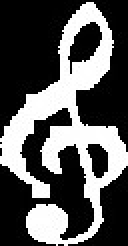
#> input picture project_ws/src/project_pkg/src/sheet_music/images/staff_template.jpg, 64 x 123 px (shown 2 times larger)
$ python -i sheet_music_recognition.py   (imports and definitions only)   (older library calls are emulated)
#> lines starting #> are read from the running program, lines starting #| are printed output that depends on the picture; after the words box and inside, x2 and y2 are one past the last pixel; in counts of white or black regions, pixels touching at a corner belong together
### project_ws/src/project_pkg/src/sheet_music/extensions.py
import cv2 as cv
import numpy as np
import sys
import os

def height(img):
    return img.shape[0]

def width(img):
    return img.shape[1]

# [13 lines left out: function draw_staff_lines, not called in this run]

def show_wait_destroy(winname, img, resize=True):
    if (resize):
        img_resized = cv.resize(img.copy(), (720, 480))
    else:
        img_resized = img
    cv.imshow(winname, img_resized)
    cv.moveWindow(winname, 500, 0)
    cv.waitKey(0)
    cv.destroyWindow(winname)

# [6 lines left out: function read_image_from_args, not called in this run]

def read_image_from_file(filename, color = False):
    if color:
        img = cv.imread(filename, cv.IMREAD_COLOR)
    else:
        img = cv.imread(filename, cv.IMREAD_GRAYSCALE)
    if img is None:
        raise RuntimeError("Image path not found. Did you forget to specify the images/ folder?")
    return img

def convert_to_grayscale(img):
    return cv.cvtColor(img.copy(), cv.COLOR_RGB2GRAY)

### project_ws/src/project_pkg/src/sheet_music/preprocessing.py
import cv2 as cv
import numpy as np
from extensions import show_wait_destroy
from extensions import width, height

# Apply binary thresholding to the image
# returned image will consist of values {0, 255}
def binary_threshold(img):

  binary_img = img.copy()

  # Otsu's thresholding - for removing background
  _, binary_img = cv.threshold(binary_img, 0, 255, cv.THRESH_BINARY+cv.THRESH_OTSU)

  return binary_img

def remove_shadows(img):
    rgb_planes = cv.split(img)

    result_planes = []
    result_norm_planes = []
    for plane in rgb_planes:
        dilated_img = cv.dilate(plane, np.ones((7,7), np.uint8))
        bg_img = cv.medianBlur(dilated_img, 21)
        diff_img = 255 - cv.absdiff(plane, bg_img)
        norm_img = cv.normalize(diff_img,None, alpha=0, beta=255, norm_type=cv.NORM_MINMAX, dtype=cv.CV_8UC1)
        result_planes.append(diff_img)
        result_norm_planes.append(norm_img)

    result = cv.merge(result_planes)
    result_norm = cv.merge(result_norm_planes)

    return result, result_norm

def calc_runs(arr, val1, val2):
    ret1 = []
    ret2 = []
    i = 0
    while(i < len(arr)):
        mark = i
        while(i < len(arr) and arr[i] == val1):
            i+=1
        ret1.append(i - mark)
        mark = i
        while(i < len(arr) and arr[i] == val2):
            i+=1
        ret2.append(i - mark)
    return ret1, ret2

# [27 lines left out: functions dist_to_nearest, remove_isolated_pixels, not called in this run]

def remove_text(img):
  new_img = img.copy()
  kernel = cv.getStructuringElement(cv.MORPH_CROSS, (3,3))
  dilated = cv.dilate(new_img, kernel, iterations=5)
  _, contours, hierarchy = cv.findContours(dilated, cv.RETR_EXTERNAL, cv.CHAIN_APPROX_NONE)
  for contour in contours:
      [x, y, w, h] = cv.boundingRect(contour)
      if (w < width(img) // 2):
          cv.rectangle(img, (x, y), (x + w, y + h), (0, 0, 0), cv.FILLED)
  return img

### project_ws/src/project_pkg/src/sheet_music/staff.py
import numpy as np
import cv2 as cv
from extensions import height, width, show_wait_destroy
from preprocessing import binary_threshold, calc_runs
from extensions import show_wait_destroy

def calc_staff_line(slopes, row, img):
    col = 0
    r = row
    line = []
    for slope in slopes:
        if (int(np.round(r)) < height(img) and col < width(img)):
            line.append((int(np.round(r)), col))
        r += slope
        col += 1
    return line

# [43 lines left out: functions calc_staff_line_chunks, calc_staff, draw_candidates, draw_staff_line, intersects, not called in this run]

def estimate_staff_stats(img):
    white_runs = []
    black_runs = []
    for i in range(0, width(img), 20):
        wr, br = calc_runs(img[:, i], 255, 0)
        white_runs.extend(wr)
        black_runs.extend(br)

    staff_space = int(np.median(black_runs))
    staff_height = int(np.median(white_runs)) #image is bit flipped

    T_length = int(min(2.0 * staff_height, staff_height + staff_space))

    return staff_height, staff_space, T_length

def create_initial_staff_image(img, T_length):
    img_copy = img.copy()
    for col in range(width(img_copy)):
        i = 0
        while(i < height(img_copy)):
            while(i < height(img_copy) and img_copy[i][col] == 0):
                i+=1
            mark = i
            while(i < height(img_copy) and img_copy[i][col] == 255):
                i+=1
            if (i - mark > T_length):
                for j in range(mark, i):
                    img_copy[j][col] = 0

    return img_copy

def find_lines(img, minLineLength, maxLineGap):
    staff_img = img.copy()
    edges = cv.Canny(staff_img,50,150,apertureSize = 3)
    lines = cv.HoughLinesP(edges,1,np.pi/180,100,minLineLength=minLineLength,maxLineGap=maxLineGap)
    if (lines is None):
      raise RuntimeError("No staff lines found")
    colored_img = cv.cvtColor(staff_img, cv.COLOR_GRAY2RGB)
    for line in lines:
        x1,y1,x2,y2 = line[0]
        cv.line(colored_img,(x1,y1),(x2,y2),(0,255,0),2)

    return colored_img, lines

def calc_slopes(img, chunks, lines):
    chunk_size = height(img) // chunks
    slopes = [[0 for _ in range(width(img))] for c in range(chunks)]
    for i in range(width(img)):
        s = [0 for _ in range(chunks)]
        num = [0 for _ in range(chunks)]
        for line in lines:
            x1,y1,x2,y2 = line[0]
            if (x1 <= i and x2 >= i) or (x1 <= i and x2 >= i):
                for chunk in range(chunks):
                    c1 = y1 // chunk_size
                    c2 = y2 // chunk_size
                    if (c1 >= chunk and c2 <= chunk) or (c2 >= chunk and c1 <= chunk):
                        s[chunk] += float(y2 - y1) / float(x2 - x1)
                        num[chunk] += 1

        for j in range(chunks):
            if num[j] > 0:
                slopes[j][i] = float(s[j]) / float(num[j])


    img_blank = img.copy()
    k = 0
    for s in slopes:
        row = int(np.round((height(img_blank) // len(slopes)) * (k + .5)))
        k += 1
        line = calc_staff_line(s, row, img)
        for pt in line:
            img_blank[pt[0]][pt[1]] = 255

    return slopes, img_blank


# [89 lines left out: functions find_staff_candidates, remove_staff, draw_staff, not called in this run]

### project_ws/src/project_pkg/src/sheet_music/sheet_music_recognition.py
import cv2 as cv
import sys
import numpy as np
import imutils
import MTM

from preprocessing import *
from staff import *
from extensions import *
from template_matching import *

# constants
IMAGE_SIZE = (1920, 1080)
NUM_CHUNKS = 10
T_STAFF_CAND = 0.15
T_STAFF_MATCH = 0.3
T_BAR_MATCH = 0.8
T_END_MATCH = 0.6
T_TIME_MATCH = 0.6
T_QUARTER_MATCH = 0.05
T_WHOLE_MATCH = 0.45
T_NOTES = [-1.8, -0.5, 0.5, 1.5, 2.5, 3.5, 4.5]
minLineLength = 75
maxLineGap = 15

def process_sheet_music(filename, show_steps = True):
    # read image from file
#> called with filename = 'images/staff_template.jpg', show_steps = True
    img = read_image_from_file(filename, color = True)
#> in read_image_from_file, img is the input picture: shape (123, 64, 3); min 0, max 255, mean 89.6

    # resize image
    img = cv.resize(img, IMAGE_SIZE, interpolation = cv.INTER_AREA)
#> img: shape (1080, 1920, 3)

    # display original image
    if show_steps:
        show_wait_destroy("Original Image", img)

    # remove shadows
    _, img = remove_shadows(img)
#> the loop in remove_shadows, `for plane in rgb_planes:` made 3 passes
#> pass 1, in remove_shadows, `bg_img = cv.medianBlur(dilated_img, 21)`:
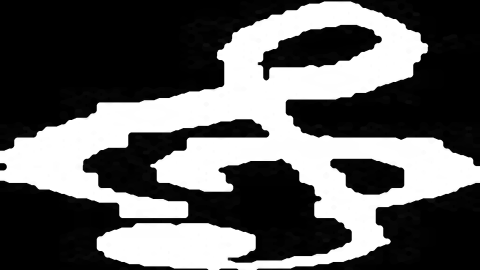
#> bg_img: shape (1080, 1920) (shown at 1/4 size); min 0, max 255, mean 96.3
#> pass 1, in remove_shadows, `diff_img = 255 - cv.absdiff(plane, bg_img)`:
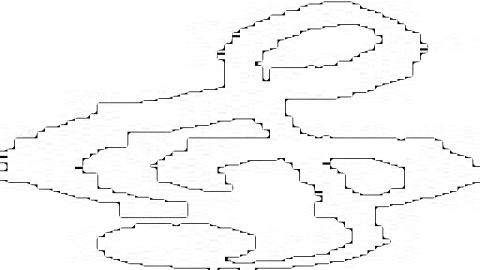
#> diff_img: shape (1080, 1920) (shown at 1/4 size); min 0, max 255, mean 248.2
#> after the loop in remove_shadows, `for plane in rgb_planes:`: result_norm_planes = 3 items

    if show_steps:
        show_wait_destroy("Shadows removed", img)

    img = convert_to_grayscale(img)

    # binary threshold
    img = (cv.bitwise_not(binary_threshold(img))).astype(np.uint8)
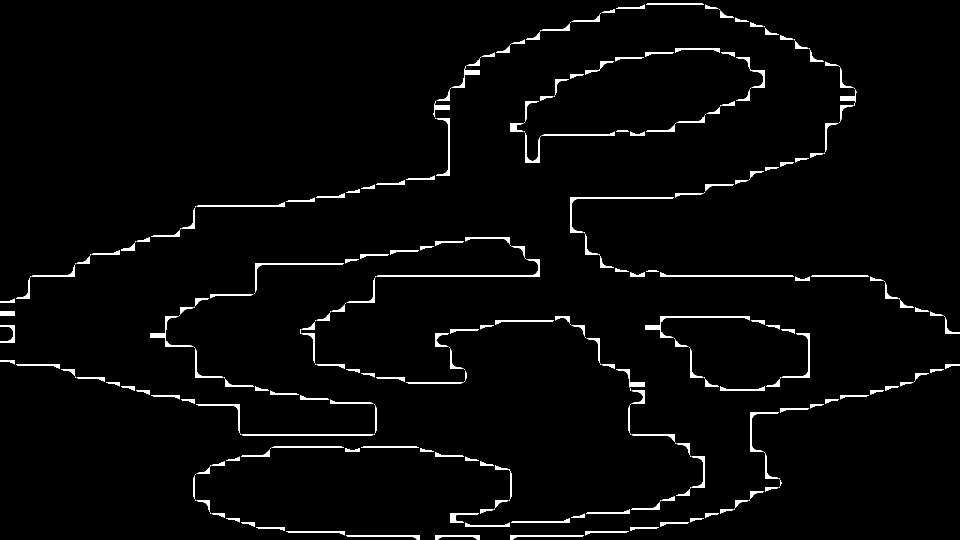
#> img: shape (1080, 1920) (shown at 1/2 size); 2.3% white; 296 white regions (84 under 20 px), largest, box (x1, y1, x2, y2) and area: (753, 518, 1080, 553) 1221, (1290, 632, 1500, 676) 1090, (1140, 395, 1348, 465) 969
    if show_steps:
        show_wait_destroy("Binary Threshold", img)
#> call 3 of show_wait_destroy, with winname = 'Binary Threshold', resize = True
#> in show_wait_destroy (call 3), `img_resized = cv.resize(img.copy(), (720, 480))`:
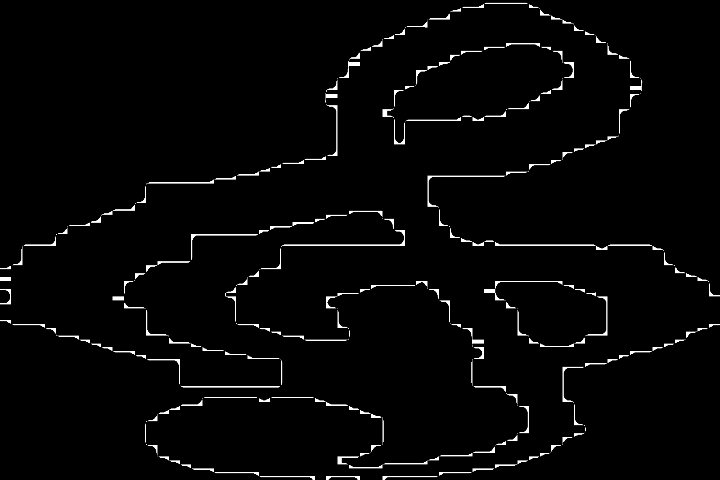
#> img_resized: shape (480, 720); min 0, max 255, mean 6

    # get rid of text, markings, etc
    img = remove_text(img)
#> in remove_text, `dilated = cv.dilate(new_img, kernel, iterations=5)`:
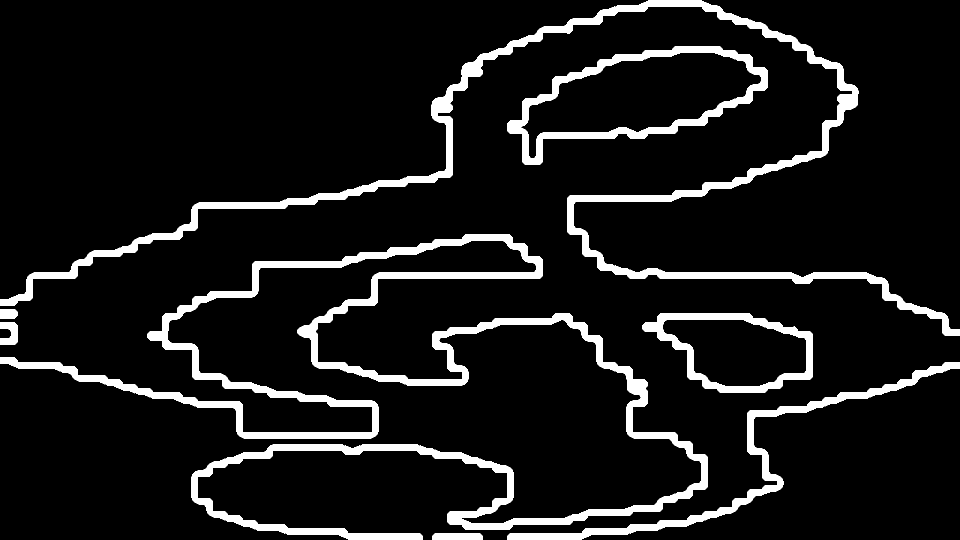
#> dilated: shape (1080, 1920) (shown at 1/2 size); 9% white; 8 white regions
#> in remove_text, `_, contours, hierarchy = cv.findContours(dilated, cv.RETR_EXTERNAL, cv..`: contours = 8 contours; box (x1, y1, x2, y2) and area: (0, 469, 1415, 1080) 77568, (1015, 92, 1535, 330) 67060, (0, 1, 1920, 672) 50248, (1285, 627, 1625, 786) 37926, (1015, 724, 1920, 1080) 15115, (865, 1066, 965, 1080) 1198, (0, 645, 35, 690) 1060, (0, 618, 35, 637) 587
#> the loop in remove_text, `for contour in contours:` made 8 passes
#> (x, y, w, h) on passes 1 to 8: (865, 1066, 100, 14), (1015, 724, 905, 356), (0, 645, 35, 45), (1285, 627, 340, 159), (0, 618, 35, 19), (0, 469, 1415, 611), (1015, 92, 520, 238), (0, 1, 1920, 671)
#> after the loop in remove_text, `for contour in contours:`:
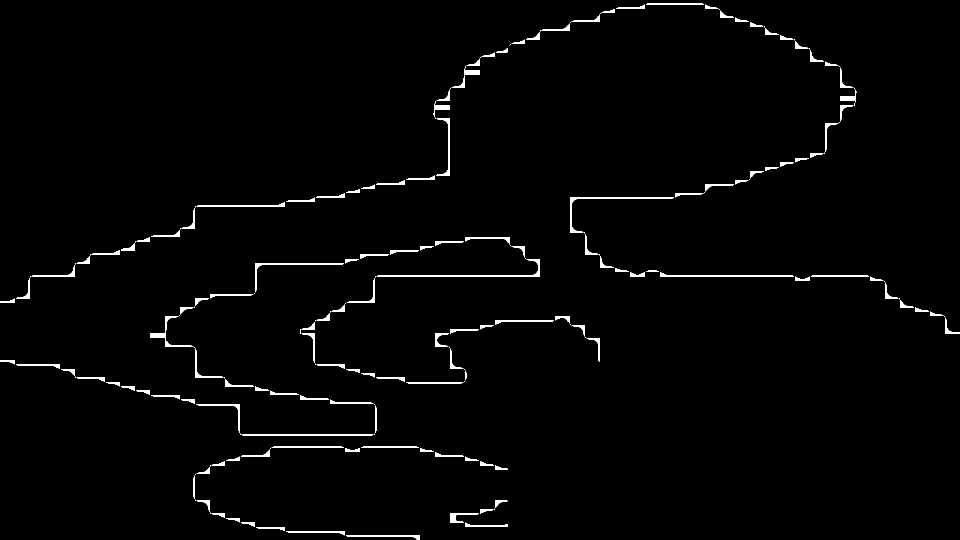
#> img: shape (1080, 1920) (shown at 1/2 size); 1.5% white; 198 white regions (58 under 20 px), largest, box (x1, y1, x2, y2) and area: (753, 518, 1080, 553) 1221, (1140, 395, 1348, 465) 969, (1320, 544, 1588, 553) 837
    if show_steps:
        show_wait_destroy("Text Removed", img)

    # save preprocessed original image for later use
    processed_img = img.copy()

    # create initial staff image
    staff_height, staff_space, T_length = estimate_staff_stats(img)
#> the loop in estimate_staff_stats, `for i in range(0, width(img), 20):` made 96 passes
#> (wr, br) on passes 1 to 8: ([0, 3, 3], [603, 114, 357]), ([0, 5, 5], [601, 114, 355]), ([0, 3, 3], [594, 132, 348]), ([0, 2, 3], [553, 174, 348]), ([0, 3, 3], [550, 176, 348]), ([0, 3, 3], [550, 176, 348]), ([0, 3], [550, 527]), ([0, 5, 5], [548, 185, 337])
#> after the loop in estimate_staff_stats, `for i in range(0, width(img), 20):`: black_runs = 464 values, max 1080 at index 35, min 6 at index 182, mean 219.9; white_runs = 464 values, max 70 at index 327, min 0 at index 0, mean 3.55
#> in estimate_staff_stats, `staff_space = int(np.median(black_runs))`: staff_space = 160
#> in estimate_staff_stats, `staff_height = int(np.median(white_runs))`: staff_height = 3
#> in estimate_staff_stats, `T_length = int(min(2.0 * staff_height, staff_height + staff_space))`: T_length = 6
#> staff_height = 3; staff_space = 160; T_length = 6
    print(staff_height)
#| 3
    print(staff_space)
#| 160
    img = create_initial_staff_image(img, T_length)
#> after the loop in create_initial_staff_image, `for col in range(width(img_copy)):`:
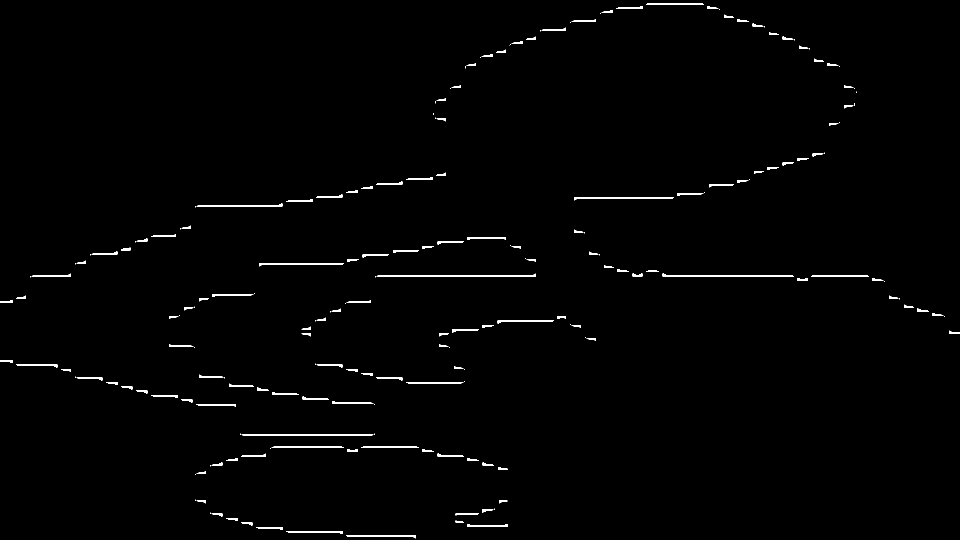
#> img_copy: shape (1080, 1920) (shown at 1/2 size); 0.97% white; 202 white regions (61 under 20 px), largest, box (x1, y1, x2, y2) and area: (753, 547, 1072, 553) 960, (1325, 547, 1588, 553) 798, (483, 869, 747, 872) 780
    isi = img.copy()
    if show_steps:
        show_wait_destroy("Initial Staff Image", img)

    # model line shape
    minLineLength = 75
    maxLineGap = 15
    colored_img, lines = find_lines(img, minLineLength, maxLineGap)
#> (the rest of the program and of its run is left out)
